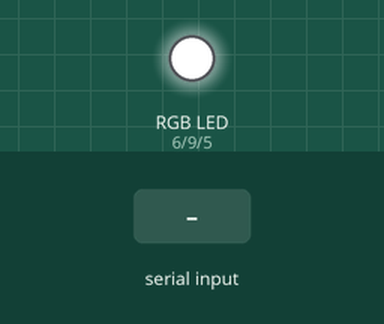
The sketch below on a simulated Arduino Uno, built with avr-gcc and run on an emulated ATmega328P. Parts: an RGB LED mixed from three pins (HIGH = lit). The test bench sets the inputs (shaded band). Dim RGB values are drawn brighter than linear.

Above: at 1.2 s.
1.3 s: "90,45,200\n" received over Serial
At 1.8 s:
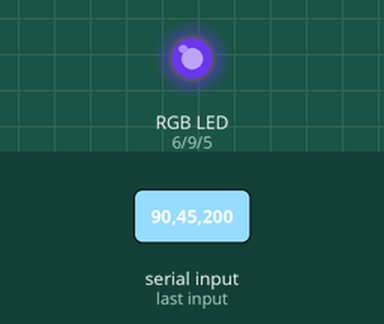
2.8 s: byte 10 ('\n') received over Serial
At 3.8 s:
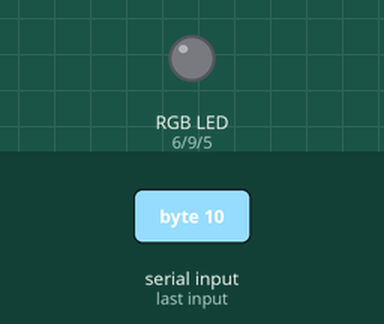
4.3 s: "30,150,10\n" received over Serial
At 5.3 s:
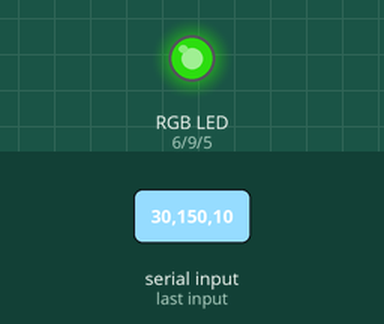
5.8 s: "90,45\n" received over Serial
At 6.3 s:
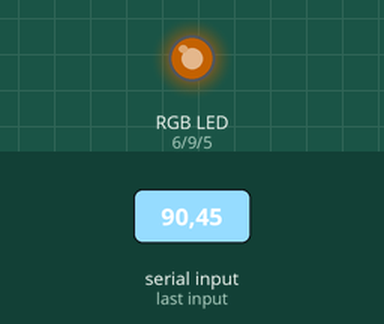
7.3 s: "30,150\n" received over Serial
At 8.5 s:
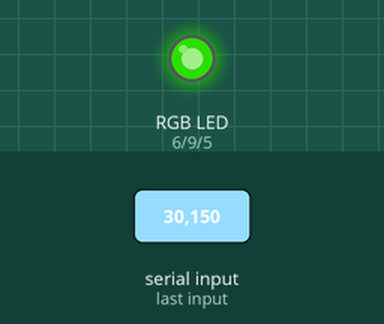
8.8 s: "5\n" received over Serial
At 9.6 s:
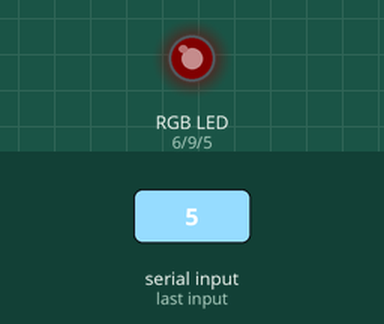
Timing chart, 0 to 11.3 s (numbered marks = the images above; inputs shaded):
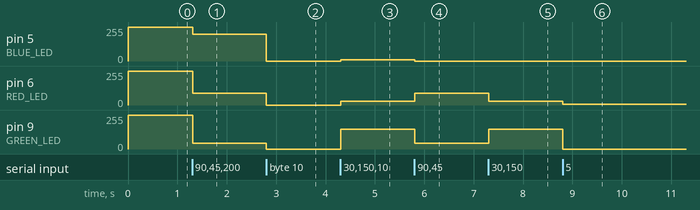

Measured:
- after the input at 1.3 s, pin 5 (BLUE_LED): 255/255 → 200/255 at once; pin 6 (RED_LED): 255/255 → 90/255 at once; pin 9 (GREEN_LED): 255/255 → 45/255 at once
- after the input at 2.8 s, pin 5 (BLUE_LED): 200/255 → 0/255 at once; pin 6 (RED_LED): 90/255 → 0/255 at once; pin 9 (GREEN_LED): 45/255 → 0/255 at once
- after the input at 4.3 s, pin 5 (BLUE_LED): 0/255 → 10/255 at once; pin 6 (RED_LED): 0/255 → 30/255 at once; pin 9 (GREEN_LED): 0/255 → 150/255 at once
- after the input at 5.8 s, pin 5 (BLUE_LED): 10/255 → 0/255 at once; pin 6 (RED_LED): 30/255 → 90/255 at once; pin 9 (GREEN_LED): 150/255 → 45/255 at once
- after the input at 7.3 s, pin 6 (RED_LED): 90/255 → 30/255 at once; pin 9 (GREEN_LED): 45/255 → 150/255 at once
- after the input at 8.8 s, pin 6 (RED_LED): 30/255 → 5/255 at once; pin 9 (GREEN_LED): 150/255 → 0/255 at once

The sketch:

strip_rgb.ino
```cpp
//define pins for the red, green and blue LEDs
#define RED_LED 6
#define BLUE_LED 5
#define GREEN_LED 9

String inputData = "";
bool dataComplete = false;
bool firstBoot = true;
const char d[2] = ",";
int red = 255;
int green = 255;
int blue = 255;
bool pressed = false;


void setup() {
  Serial.begin(9600);
  pinMode(GREEN_LED, OUTPUT);
  pinMode(RED_LED, OUTPUT);
  pinMode(BLUE_LED, OUTPUT);
  rgbColor(red, green, blue);
}

void loop() {
  if (dataComplete) {
    processInput(inputData);
    rgbColor(red, green, blue);
    inputData = "";
    dataComplete = false;
  }
}

void rgbColor(int red_light_value, int green_light_value, int blue_light_value) {
  analogWrite(RED_LED, red_light_value);
  analogWrite(GREEN_LED, green_light_value);
  analogWrite(BLUE_LED, blue_light_value);
}

void processInput(String data) {
  char pCh[11];
  strcpy(pCh, data.c_str());

  char * rgb[3];
  int index = 0;

  char *token;

  token = strtok(pCh, d);

  while(token != NULL) {
    rgb[index] = (char *) malloc(strlen(token) + 1);
    strcpy(rgb[index], token);

    index++;

    token = strtok(NULL, d);
  }
  red = strtol(rgb[0], NULL, 10);
  green = strtol(rgb[1], NULL, 10);
  blue = strtol(rgb[2], NULL, 10);
}

void serialEvent() {
  while(Serial.available()) {
    char ch = Serial.read();
    if (ch == '\n') {
      dataComplete = true;
      return;
    }
    inputData += ch;

  }
}
```
